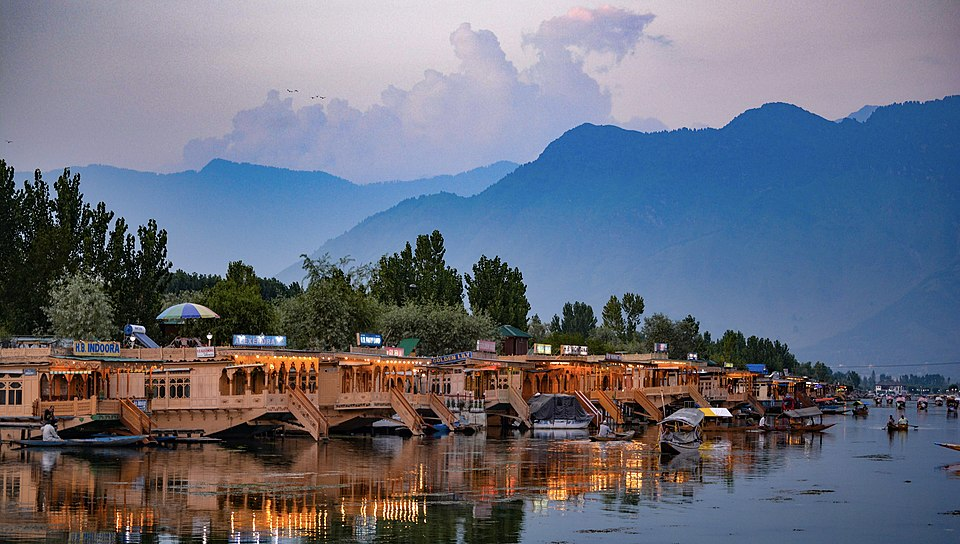
#> input picture 5_Contour_Detection/Kashmir.jpg, 960 x 544 px, found by its file name
$ python 3_contours.py
#> lines starting #> are read from the running program, lines starting #| are printed output that depends on the picture; after the words box and inside, x2 and y2 are one past the last pixel; in counts of white or black regions, pixels touching at a corner belong together
# contours with blur

import cv2 as cv
import numpy as np

img = cv.imread('kashmir.jpg')
#> img is the input picture: shape (544, 960, 3); mean B, G, R 123.6, 109.1, 105.3
cv.imshow('Kashmir', img)


gray_img = cv.cvtColor(img, cv.COLOR_BGR2GRAY)
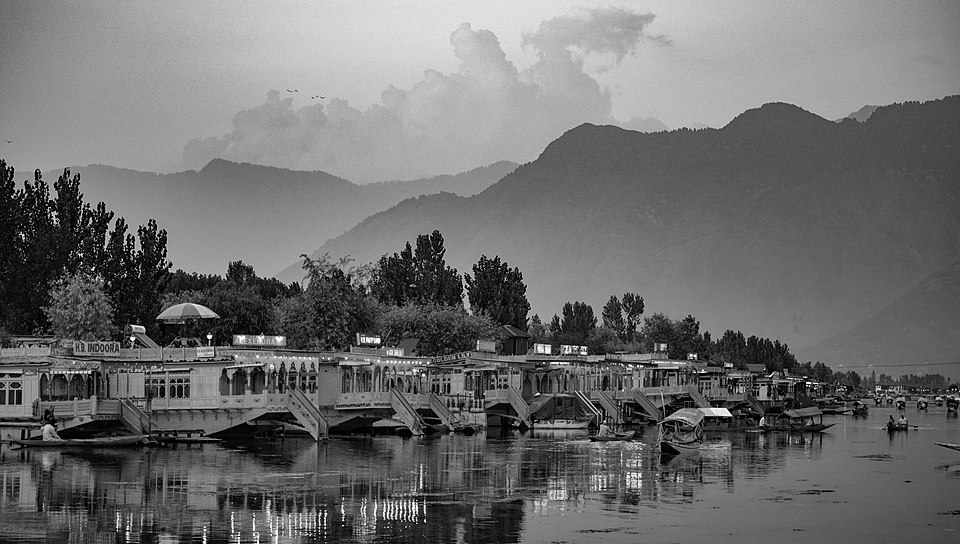
#> gray_img: shape (544, 960); min 0, max 254, mean 109.6
cv.imshow('gray_img', gray_img)

ret, thresh = cv.threshold(gray_img, 125, 255, cv.THRESH_BINARY)
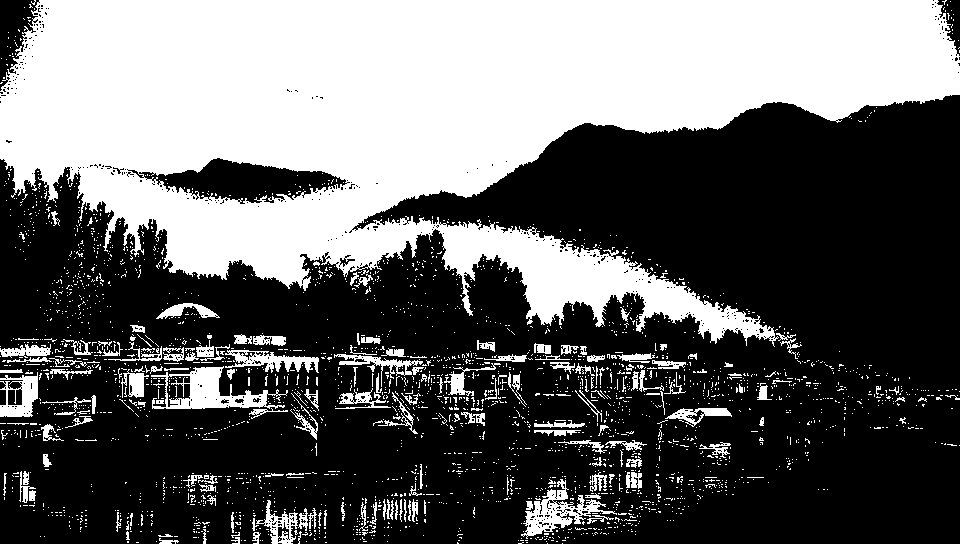
#> thresh: shape (544, 960); 39.6% white; 2744 white regions (2571 under 20 px), largest, box (x1, y1, x2, y2) and area: (0, 0, 960, 347) 178796, (151, 366, 288, 409) 2297, (521, 479, 617, 539) 1693
cv.imshow('Thresh', thresh)

canny_img = cv.Canny(thresh, 125, 175)
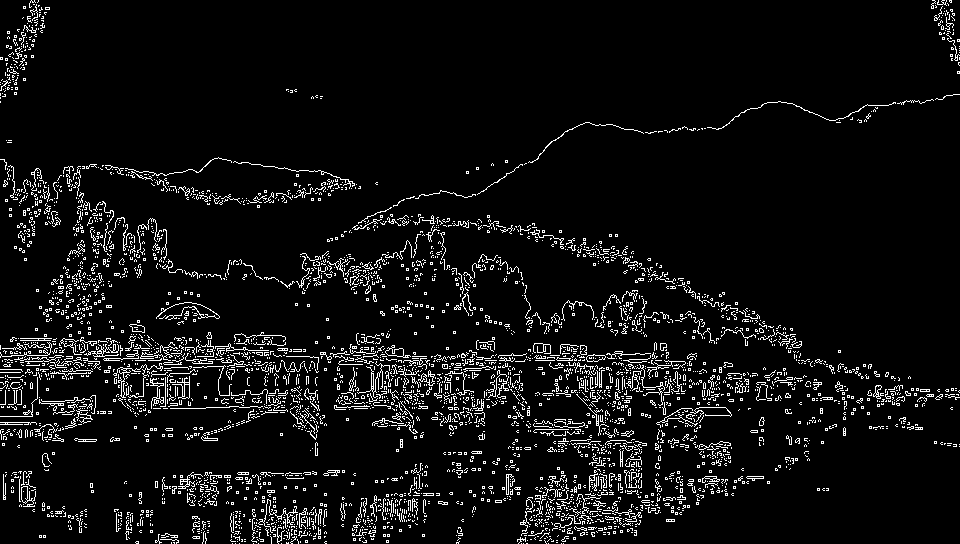
#> canny_img: shape (544, 960); 6.3% white in thin lines or dots
cv.imshow('canny_img', canny_img)

contours, hierarchies = cv.findContours(canny_img, cv.RETR_LIST, cv.CHAIN_APPROX_NONE)
#> contours = 4809 contours, 4753 with area under 20; largest, box (x1, y1, x2, y2) and area: (385, 345, 411, 358) 116, (385, 348, 404, 357) 103, (21, 486, 36, 507) 100, (586, 354, 606, 362) 94, (586, 354, 606, 362) 92
# print(contours, type(contours))
# print(hierarchies, type(hierarchies))
print(len(contours))
#| 4809

cv.waitKey(0)
